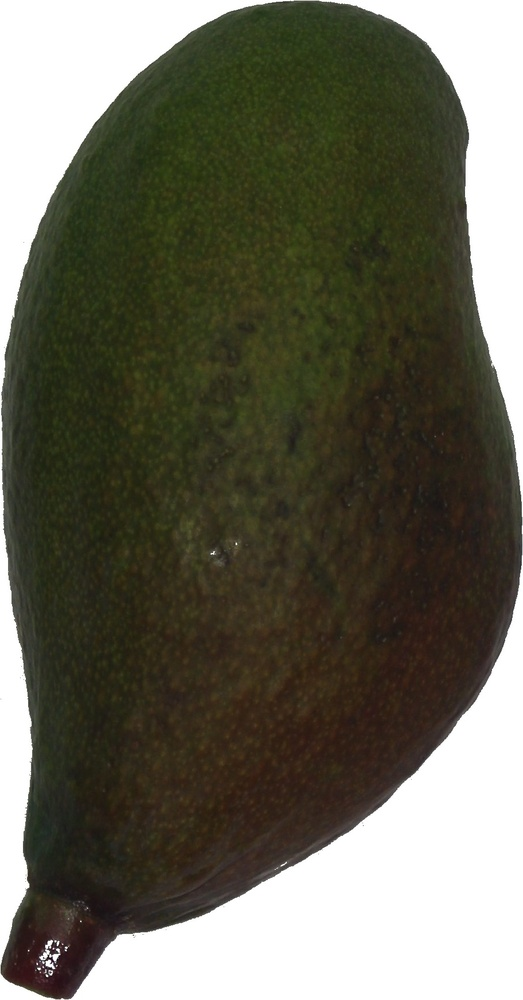
#> input picture teste/final.jpg, 523 x 1000 px, shrunk from 912 x 1743 before the run, found by its file name
$ jupyter execute --allow-errors segmentation.ipynb
#> lines starting #> are read from the running program, lines starting #| are printed output that depends on the picture; after the words box and inside, x2 and y2 are one past the last pixel; in counts of white or black regions, pixels touching at a corner belong together
[cell 1]
import cv2
import os
import matplotlib.pyplot as plt
import numpy as np

plt.rcParams['figure.figsize'] = [30, 20]

[cell 2]
ori = cv2.imread('/home/danielesreis/Downloads/agoravai.jpg')
#> (the rest of this cell did not finish here and is left out)

#> (a cell that did not finish here is left out)

#> (a cell that did not finish here is left out)

[cell 5]
plt.xlabel('Intensidades', fontsize=50)
plt.ylabel('Quantidade de pixels', fontsize=50)
#> (the rest of this cell did not finish here and is left out)

[cell 6]
plt.savefig('hist.jpg')

[cell 7]
color_img = cv2.imread(os.getcwd() + '\\..\\teste\\final.jpg')
#> color_img is the input picture: shape (1000, 523, 3); mean B, G, R 87.2, 101.7, 103.1

#> (a cell that did not finish here is left out)

#> (a cell that did not finish here is left out)

#> (a cell that did not finish here is left out)

#> (a cell that did not finish here is left out)

#> (a cell that did not finish here is left out)

[cell 13]
grayscale_img = cv2.cvtColor(color_img, cv2.COLOR_BGR2GRAY)
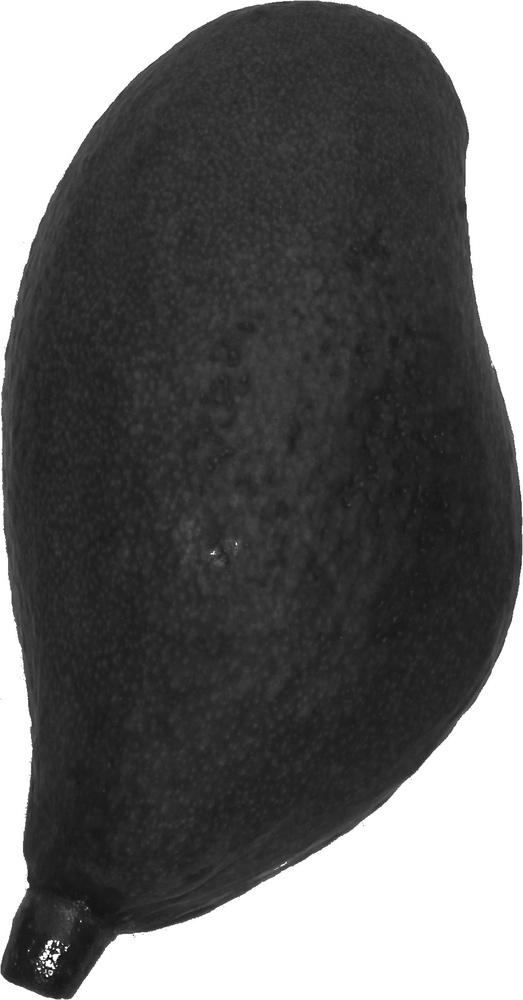
#> grayscale_img: shape (1000, 523); min 3, max 255, mean 100.4
__, mask 	= cv2.threshold(grayscale_img, 0, 255, cv2.THRESH_BINARY + cv2.THRESH_OTSU)
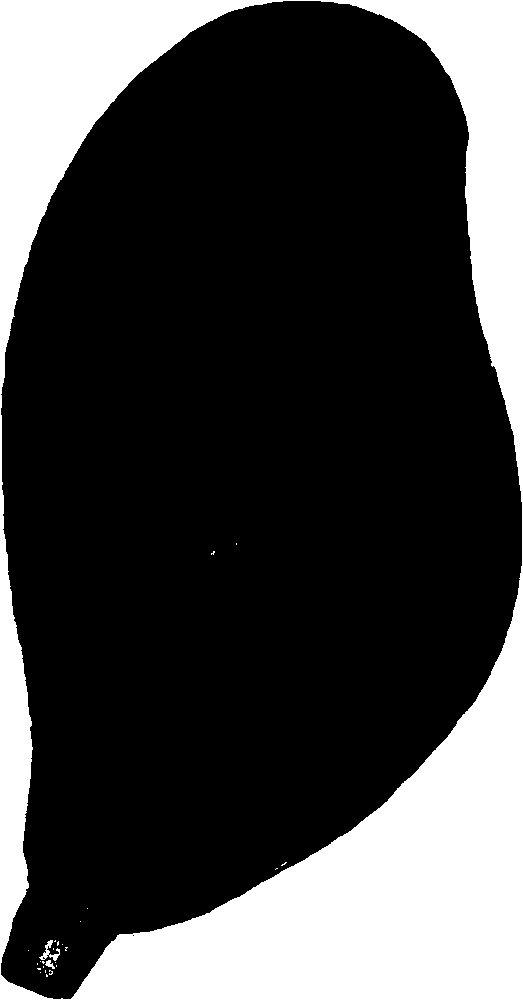
#> mask: shape (1000, 523); 26.1% white; 26 white regions (23 under 20 px), largest, box (x1, y1, x2, y2) and area: (0, 0, 523, 1000) 136471, (39, 940, 60, 961) 148, (45, 960, 55, 969) 45
inv_mask	= cv2.bitwise_not(mask)
thr_img 	= cv2.bitwise_and(color_img, color_img, mask = inv_mask)
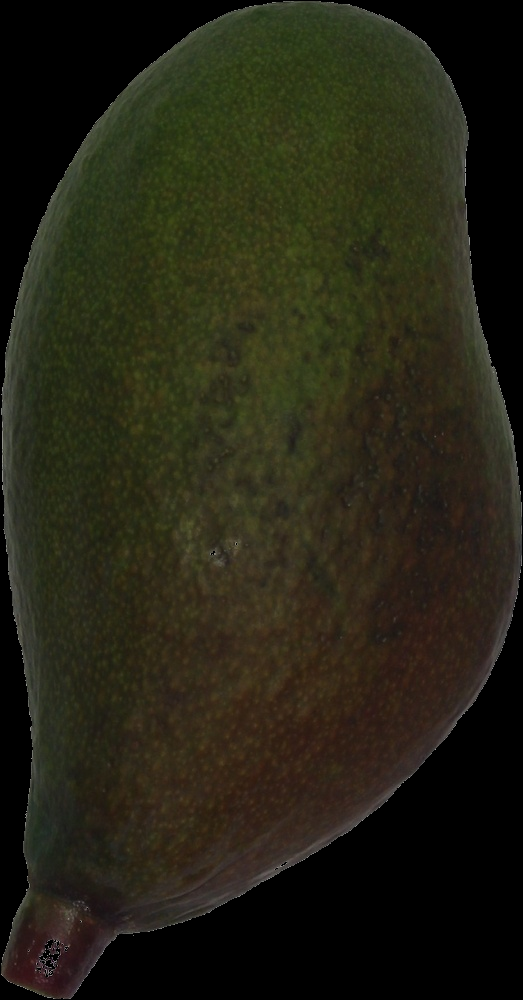
#> thr_img: shape (1000, 523, 3); mean B, G, R 20.8, 35.2, 36.6
thr_img[thr_img == 0] = 255

[cell 14]
plt.imshow(thr_img)

[cell 15]
# testing bg preprocessing
bg = cv2.bitwise_and(color_img, color_img, mask = mask)
bg[bg!=0] = 255
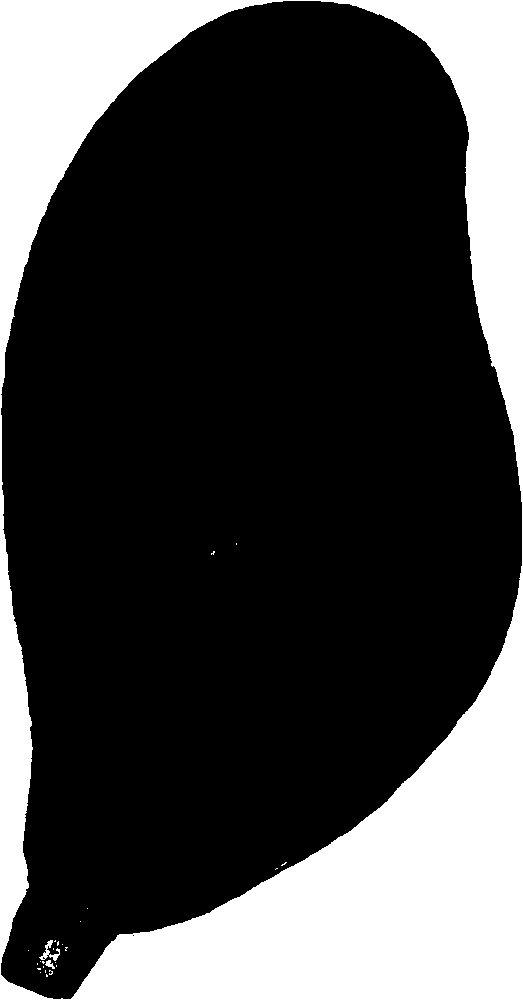
#> bg: shape (1000, 523, 3); 26.1% white; 26 white regions (23 under 20 px), largest, box (x1, y1, x2, y2) and area: (0, 0, 523, 1000) 136471, (39, 940, 60, 961) 148, (45, 960, 55, 969) 45
plt.imshow(bg)

[cell 16]
cv2.imwrite(os.getcwd() + '//segmented.jpg', thr_img)
#> Out = True

$ run again, with notebooks/pb.jpg copied over teste/final.jpg
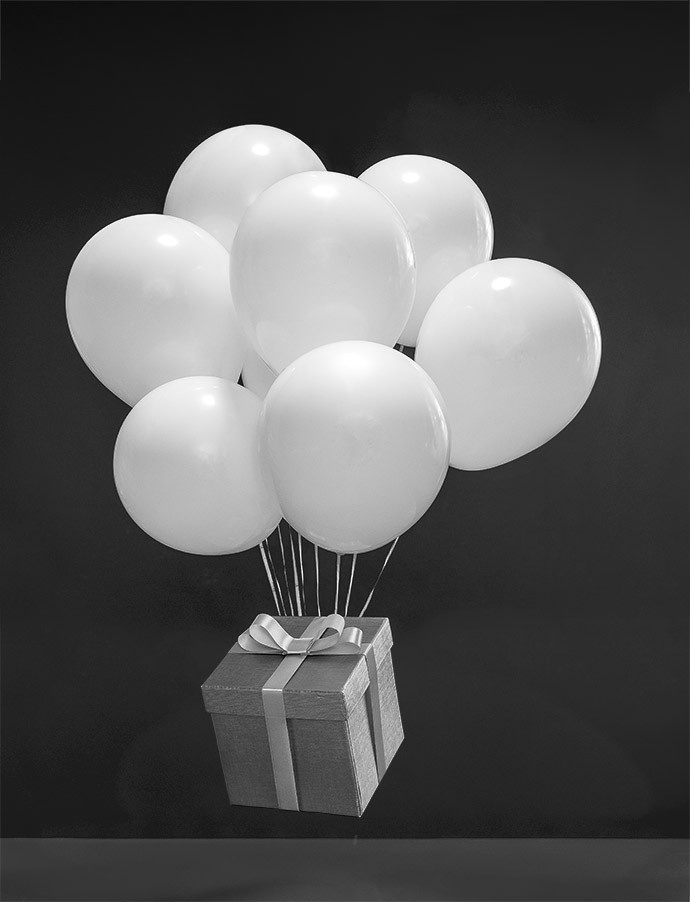
#> input picture notebooks/pb.jpg, 690 x 902 px, found by its file name
#> color_img is the input picture: shape (902, 690, 3); min 0, max 255, mean 85.7
#> `__, mask 	= cv2.threshold(grayscale_img, 0, 255, cv2.THRESH_BINARY + c..`:
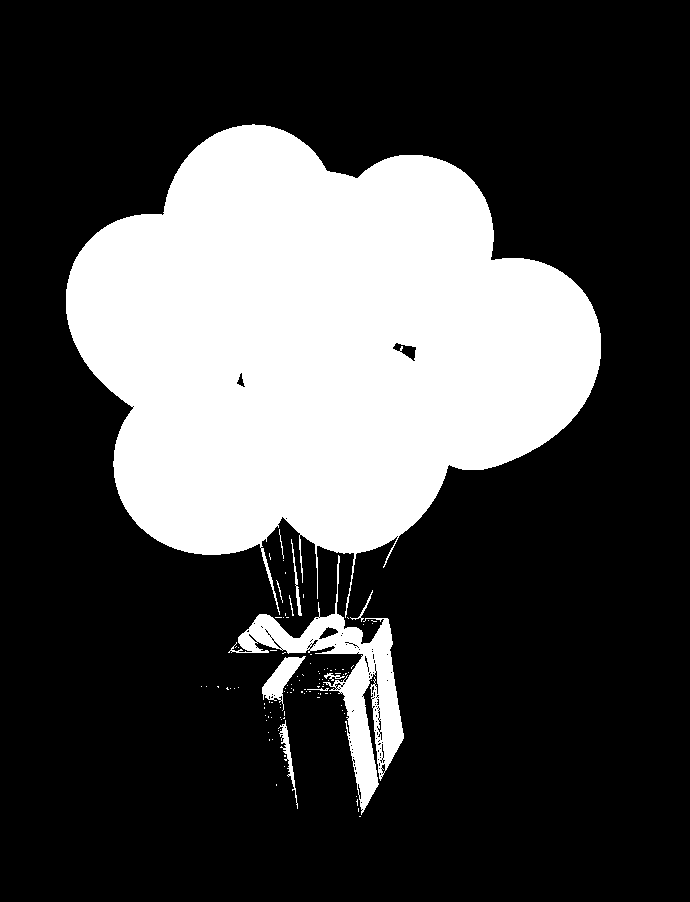
#> mask: shape (902, 690); 27.8% white; 110 white regions (99 under 20 px), largest, box (x1, y1, x2, y2) and area: (66, 124, 601, 618) 161718, (228, 555, 404, 815) 9589, (262, 656, 306, 711) 875
#> `bg = cv2.bitwise_and(color_img, color_img, mask = mask)`:
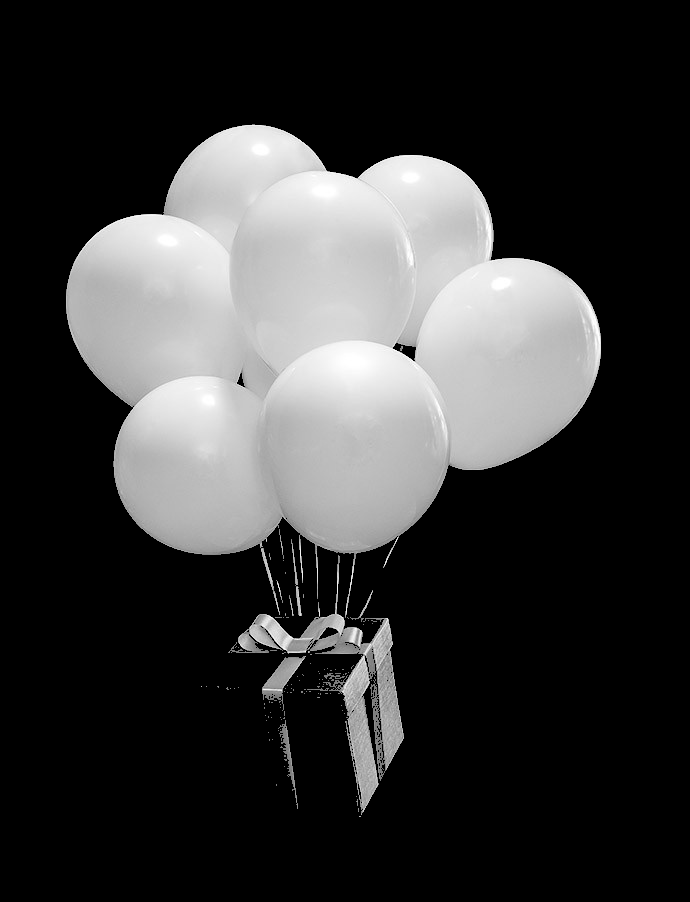
#> bg: shape (902, 690, 3); min 0, max 255, mean 55.6
#> Out = True
